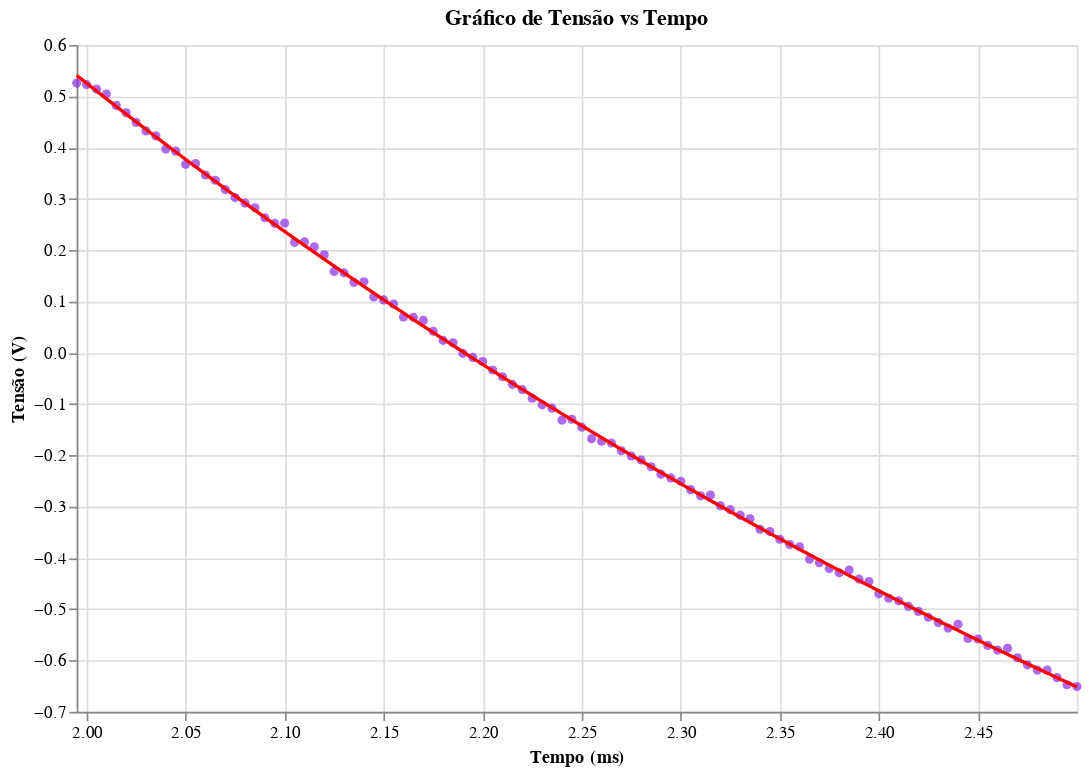

Write notebook code for a chart like this one.
### Markdown cell above
Dado descendo

### Code cell
dado_dsc = aj.slicing_data(path, [1,2.6])

dado_dsc_regres, b = aj.regres_exp(dado_dsc,[1.05,2.6])

(aj.data_x_regression(dado_dsc,dado_dsc_regres)).display()

tal_dc = 1/(b*1000)
tal_carlmethd = tal_calcul(dado_dsc)
tal_log = tal_calcul_log(dado_dsc)

### Figure 1 — Vega-Lite specification as saved in the notebook (floating-point values rounded to 4 significant figures; data arrays with more than 128 entries replaced by an {"elided": "..."} marker saying what was removed)
{"config": {"view": {"continuousWidth": 300, "continuousHeight": 300}}, "layer": [{"data": {"name": "data-82d8276ec305700d72fad37d75f735ff"}, "mark": {"type": "circle", "color": "blueviolet"}, "encoding": {"x": {"field": "Time", "scale": {"domain": [1.995, 2.5]}, "title": "Tempo (ms)", "type": "quantitative"}, "y": {"field": "U_b", "title": "Tensão (V)", "type": "quantitative"}}, "title": "Gráfico de Tensão vs Tempo"}, {"data": {"name": "data-6643641852197631b38df77d2f7e5e3f"}, "mark": {"type": "line", "color": "red"}, "encoding": {"x": {"field": "Time", "scale": {"domain": [1.995, 2.5]}, "title": "Tempo (ms)", "type": "quantitative"}, "y": {"field": "U_b", "title": "Tensão (V)", "type": "quantitative"}}, "title": "Gráfico de Tensão vs Tempo"}], "height": 400, "width": 600, "$schema": "https://vega.github.io/schema/vega-lite/v5.20.1.json", "datasets": {"data-82d8276ec305700d72fad37d75f735ff": [{"Time": 1.995, "U_y": 2.426, "U_b": 0.5257}, {"Time": 2.0, "U_y": 2.423, "U_b": 0.5228}, {"Time": 2.005, "U_y": -2.537, "U_b": 0.5143}, {"Time": 2.01, "U_y": -2.549, "U_b": 0.5045}, {"Time": 2.015, "U_y": -2.548, "U_b": 0.4823}, {"Time": 2.02, "U_y": -2.534, "U_b": 0.4679}, {"Time": 2.025, "U_y": -2.53, "U_b": 0.4491}, {"Time": 2.03, "U_y": -2.545, "U_b": 0.4325}, {"Time": 2.035, "U_y": -2.532, "U_b": 0.4228}, {"Time": 2.04, "U_y": -2.52, "U_b": 0.3971}, {"Time": 2.045, "U_y": -2.531, "U_b": 0.3931}, {"Time": 2.05, "U_y": -2.53, "U_b": 0.3673}, {"Time": 2.055, "U_y": -2.534, "U_b": 0.3689}, {"Time": 2.06, "U_y": -2.541, "U_b": 0.3467}, {"Time": 2.065, "U_y": -2.549, "U_b": 0.3364}, {"Time": 2.07, "U_y": -2.542, "U_b": 0.3181}, {"Time": 2.075, "U_y": -2.543, "U_b": 0.3027}, {"Time": 2.08, "U_y": -2.546, "U_b": 0.2917}, {"Time": 2.085, "U_y": -2.535, "U_b": 0.2827}, {"Time": 2.09, "U_y": -2.527, "U_b": 0.2632}, {"Time": 2.095, "U_y": -2.536, "U_b": 0.2523}, {"Time": 2.1, "U_y": -2.539, "U_b": 0.2529}, {"Time": 2.105, "U_y": -2.537, "U_b": 0.2152}, {"Time": 2.11, "U_y": -2.539, "U_b": 0.2163}, {"Time": 2.115, "U_y": -2.544, "U_b": 0.2065}, {"Time": 2.12, "U_y": -2.534, "U_b": 0.1912}, {"Time": 2.125, "U_y": -2.542, "U_b": 0.1585}, {"Time": 2.13, "U_y": -2.541, "U_b": 0.1557}, {"Time": 2.135, "U_y": -2.533, "U_b": 0.1373}, {"Time": 2.14, "U_y": -2.551, "U_b": 0.1385}, {"Time": 2.145, "U_y": -2.546, "U_b": 0.1088}, {"Time": 2.15, "U_y": -2.542, "U_b": 0.1031}, {"Time": 2.155, "U_y": -2.539, "U_b": 0.09507}, {"Time": 2.16, "U_y": -2.548, "U_b": 0.06987}, {"Time": 2.165, "U_y": -2.542, "U_b": 0.06933}, {"Time": 2.17, "U_y": -2.537, "U_b": 0.06307}, {"Time": 2.175, "U_y": -2.539, "U_b": 0.04187}, {"Time": 2.18, "U_y": -2.539, "U_b": 0.02413}, {"Time": 2.185, "U_y": -2.538, "U_b": 0.0196}, {"Time": 2.19, "U_y": -2.546, "U_b": -0.001067}, {"Time": 2.195, "U_y": -2.539, "U_b": -0.009067}, {"Time": 2.2, "U_y": -2.546, "U_b": -0.01707}, {"Time": 2.205, "U_y": -2.541, "U_b": -0.0336}, {"Time": 2.21, "U_y": -2.547, "U_b": -0.0468}, {"Time": 2.215, "U_y": -2.538, "U_b": -0.0616}, {"Time": 2.22, "U_y": -2.543, "U_b": -0.07187}, {"Time": 2.225, "U_y": -2.543, "U_b": -0.08853}, {"Time": 2.23, "U_y": -2.548, "U_b": -0.1016}, {"Time": 2.235, "U_y": -2.539, "U_b": -0.108}, {"Time": 2.24, "U_y": -2.534, "U_b": -0.1313}, {"Time": 2.245, "U_y": -2.546, "U_b": -0.1297}, {"Time": 2.25, "U_y": -2.555, "U_b": -0.1451}, {"Time": 2.255, "U_y": -2.547, "U_b": -0.1675}, {"Time": 2.26, "U_y": -2.543, "U_b": -0.1725}, {"Time": 2.265, "U_y": -2.546, "U_b": -0.176}, {"Time": 2.27, "U_y": -2.542, "U_b": -0.1909}, {"Time": 2.275, "U_y": -2.54, "U_b": -0.2012}, {"Time": 2.28, "U_y": -2.541, "U_b": -0.2092}, {"Time": 2.285, "U_y": -2.542, "U_b": -0.2223}, {"Time": 2.29, "U_y": -2.542, "U_b": -0.2367}, {"Time": 2.295, "U_y": -2.545, "U_b": -0.244}, {"Time": 2.3, "U_y": -2.534, "U_b": -0.2504}, {"Time": 2.305, "U_y": -2.541, "U_b": -0.2669}, {"Time": 2.31, "U_y": -2.538, "U_b": -0.2789}, {"Time": 2.315, "U_y": -2.539, "U_b": -0.2772}, {"Time": 2.32, "U_y": -2.541, "U_b": -0.2984}, {"Time": 2.325, "U_y": -2.534, "U_b": -0.3059}, {"Time": 2.33, "U_y": -2.543, "U_b": -0.3167}, {"Time": 2.335, "U_y": -2.543, "U_b": -0.3236}, {"Time": 2.34, "U_y": -2.534, "U_b": -0.3441}, {"Time": 2.345, "U_y": -2.541, "U_b": -0.3487}, {"Time": 2.35, "U_y": -2.547, "U_b": -0.3636}, {"Time": 2.355, "U_y": -2.539, "U_b": -0.3739}, {"Time": 2.36, "U_y": -2.546, "U_b": -0.3784}, {"Time": 2.365, "U_y": -2.545, "U_b": -0.4024}, {"Time": 2.37, "U_y": -2.547, "U_b": -0.4093}, {"Time": 2.375, "U_y": -2.547, "U_b": -0.4208}, {"Time": 2.38, "U_y": -2.539, "U_b": -0.4288}, {"Time": 2.385, "U_y": -2.541, "U_b": -0.4236}, {"Time": 2.39, "U_y": -2.54, "U_b": -0.4413}, {"Time": 2.395, "U_y": -2.541, "U_b": -0.4459}, {"Time": 2.4, "U_y": -2.555, "U_b": -0.47}, {"Time": 2.405, "U_y": -2.552, "U_b": -0.4785}, {"Time": 2.41, "U_y": -2.543, "U_b": -0.4837}, {"Time": 2.415, "U_y": -2.546, "U_b": -0.4945}, {"Time": 2.42, "U_y": -2.541, "U_b": -0.5043}, {"Time": 2.425, "U_y": -2.547, "U_b": -0.5157}, {"Time": 2.43, "U_y": -2.548, "U_b": -0.526}, {"Time": 2.435, "U_y": -2.544, "U_b": -0.5368}, {"Time": 2.44, "U_y": -2.546, "U_b": -0.5295}, {"Time": 2.445, "U_y": -2.537, "U_b": -0.5569}, {"Time": 2.45, "U_y": -2.545, "U_b": -0.558}, {"Time": 2.455, "U_y": -2.54, "U_b": -0.5705}, {"Time": 2.46, "U_y": -2.546, "U_b": -0.5797}, {"Time": 2.465, "U_y": -2.541, "U_b": -0.5763}, {"Time": 2.47, "U_y": -2.539, "U_b": -0.5947}, {"Time": 2.475, "U_y": -2.548, "U_b": -0.6084}, {"Time": 2.48, "U_y": -2.546, "U_b": -0.6187}, {"Time": 2.485, "U_y": -2.542, "U_b": -0.6187}, {"Time": 2.49, "U_y": -2.551, "U_b": -0.6335}, {"Time": 2.495, "U_y": -2.543, "U_b": -0.6472}, {"Time": 2.5, "U_y": -2.541, "U_b": -0.6507}], "data-6643641852197631b38df77d2f7e5e3f": {"elided": "1000 records"}}}
